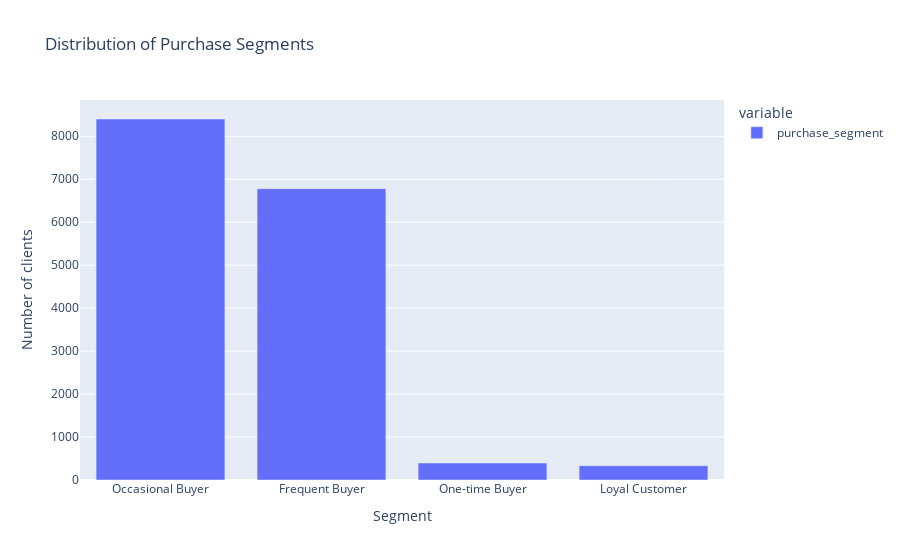

Source (notebook cell):
### Code cell
fig = px.bar(customer_segments['purchase_segment'].value_counts(), title="Distribution of Purchase Segments")
fig.update_layout(
    xaxis_title="Segment",
    yaxis_title="Number of clients"
)
fig.show()

### Figure 1 — Plotly figure (JSON) as saved in the notebook; plotly's stock layout.template omitted (floating-point values rounded to 4 significant figures)
{"data": [{"alignmentgroup": "True", "hovertemplate": "variable=purchase_segment<br>index=%{x}<br>value=%{y}<extra></extra>", "legendgroup": "purchase_segment", "marker": {"color": "#636efa", "pattern": {"shape": ""}}, "name": "purchase_segment", "offsetgroup": "purchase_segment", "orientation": "v", "showlegend": true, "textposition": "auto", "type": "bar", "x": ["Occasional Buyer", "Frequent Buyer", "One-time Buyer", "Loyal Customer"], "xaxis": "x", "y": [8402, 6780, 395, 333], "yaxis": "y"}], "layout": {"barmode": "relative", "legend": {"title": {"text": "variable"}, "tracegroupgap": 0}, "title": {"text": "Distribution of Purchase Segments"}, "xaxis": {"anchor": "y", "domain": [0, 1], "title": {"text": "Segment"}}, "yaxis": {"anchor": "x", "domain": [0, 1], "title": {"text": "Number of clients"}}}}
